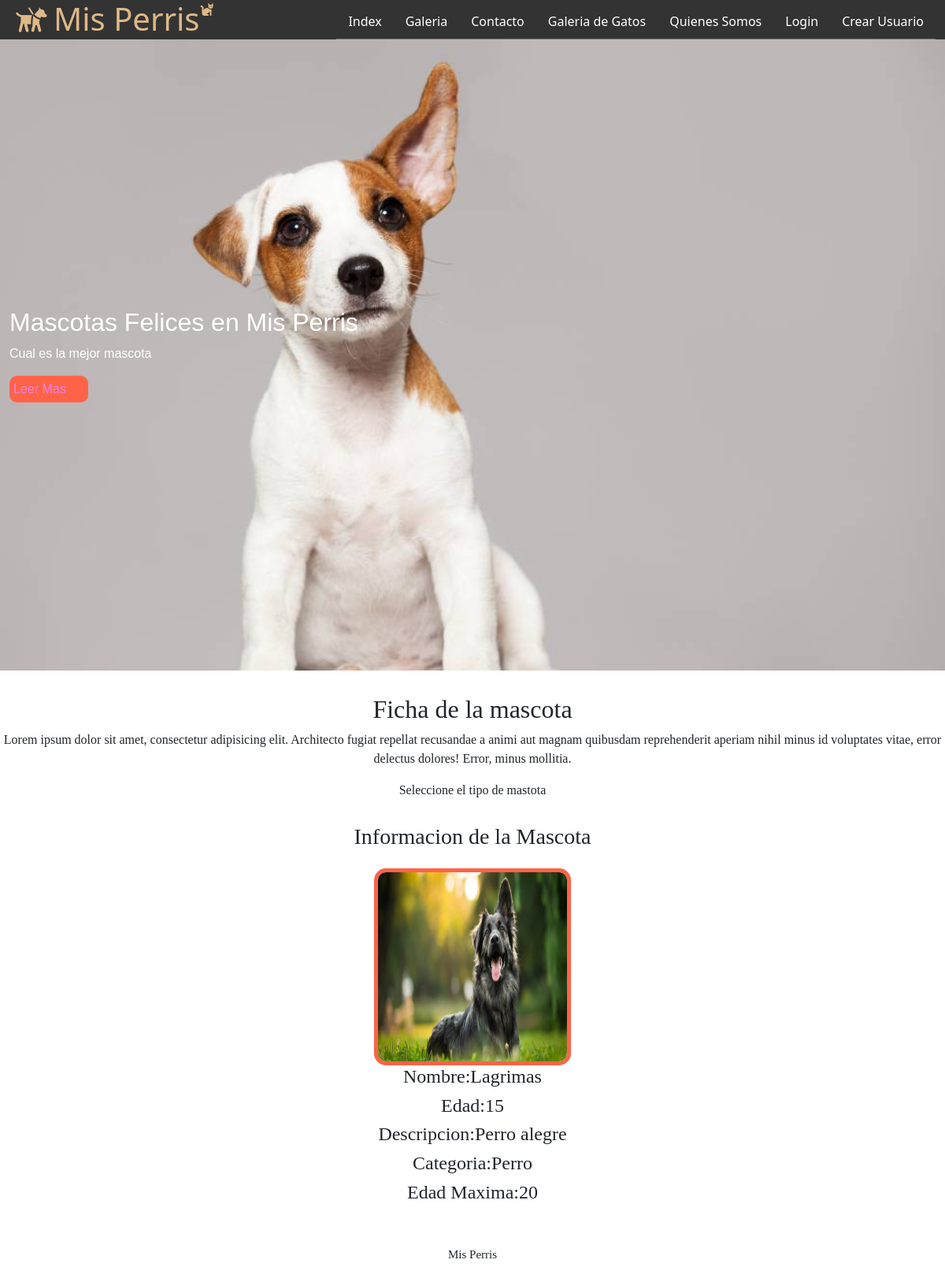
Screenshot of /detalle/Lagrimas/ with the database file from the repository.
### misPerris/models.py (models this page shows, shortened)
class Mascota(models.Model):
    nombre = models.CharField(primary_key=True,max_length=50)
    edad = models.IntegerField()
    descripcion = models.TextField()
    imagen = models.ImageField(upload_to='mascotas',default='mascotas/default.png')
    publicar = models.BooleanField(default=False)
    comentario= models.TextField(default='--')
    usuario = models.CharField(null=True,max_length=45)
    tipo = models.ForeignKey(TipoMascota, on_delete=models.CASCADE)
    dueno = models.CharField(max_length=45,default='--')

class TipoMascota(models.Model):
    nombre = models.CharField(primary_key=True,max_length=45)
    annos = models.IntegerField()

### misPerris/views.py (the view)
# urls.py: path('detalle/<id>/',detalle_mascota,name='DM'),
def detalle_mascota(request, id):
    mas = Mascota.objects.get(nombre=id)
    contexto = {"mascota":mas}
    galerias = galeria.objects.filter(mascota=mas)
    contexto["galerias"]=galerias
    cant = galeria.objects.filter(mascota=mas).count()
    contexto["cant"]= cant
    return render(request,"ficha.html", contexto)

### misPerris/templates/ficha.html (shortened to what this page needs)
{% extends "base.html" %}
{% load static %}
{% block css %}
<link href="https://cdn.jsdelivr.net/npm/bootstrap@5.0.1/dist/css/bootstrap.min.css" rel="stylesheet">
{% endblock css %}
{% block contenido %}
<section id="bienvenida">
    <h2>Ficha de la mascota</h2>
    <p>Lorem ipsum dolor sit amet, consectetur adipisicing elit. Architecto fugiat repellat recusandae a animi
        aut magnam quibusdam reprehenderit aperiam nihil minus id voluptates vitae, error delectus dolores!
        Error, minus mollitia.</p>
    <p>Seleccione el tipo de mastota</p>
</section>
<section id="blog">
    <h3>Informacion de la Mascota</h3>
    <div class="contenedor">
        <article>
            <img src="{{mascota.imagen.url}}" alt="">
            <h4>Nombre:{{mascota.nombre}}</h4>
            <h4>Edad:{{mascota.edad}}</h4>
            <h4>Descripcion:{{mascota.descripcion}}</h4>
            <h4>Categoria:{{mascota.tipo.nombre}}</h4>
            <h4>Edad Maxima:{{mascota.tipo.annos}}</h4>
        </article>
    </div>
</section>
{% endblock contenido %}

### misPerris/static/css/estilo.css (style rules this page uses)
* { margin: 0; padding: 0; box-sizing: border-box; }
.contenedor { width: 98%; margin: auto; }
section { width: 100%; margin-bottom: 30px; }
#bienvenida { text-align: center; font-family: cursive; }

### misPerris/static/css/blog.css (style rules this page uses)
#blog .contenedor img { width: 250px; height: 250px; border: solid 5px tomato; border-radius: 15px; }
#blog { font-family: cursive; text-align: center; }
#blog .contenedor { display: flex; justify-content: center; flex-wrap: wrap; }
#blog .contenedor article { margin: 15px; }

### rows the page displays
Mascota: imagen (picture), nombre "Lagrimas", edad "15", descripcion "Perro alegre", tipo.nombre "Perro", tipo.annos "20"
